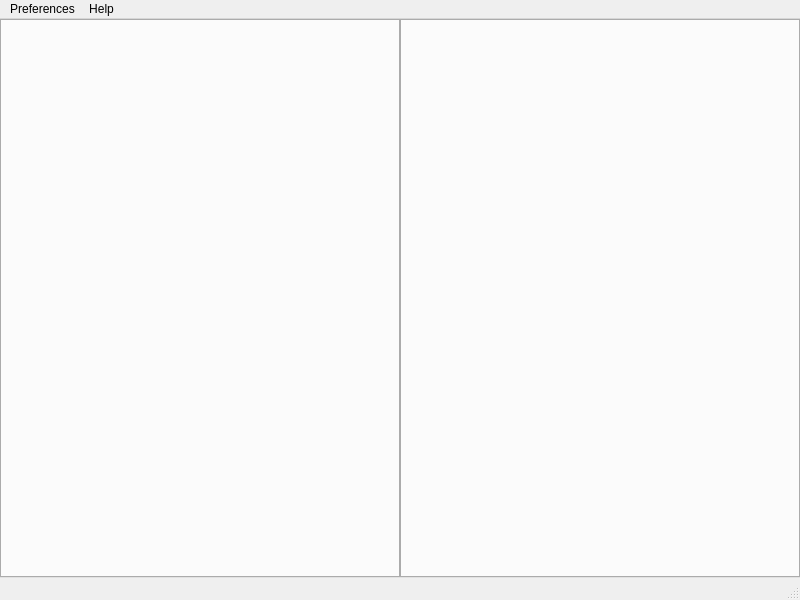
<?xml version="1.0" encoding="UTF-8"?>
<ui version="4.0">
 <class>MainWindow</class>
 <widget class="QMainWindow" name="MainWindow">
  <property name="geometry">
   <rect>
    <x>0</x>
    <y>0</y>
    <width>800</width>
    <height>600</height>
   </rect>
  </property>
  <property name="windowTitle">
   <string>Total Finder</string>
  </property>
  <property name="unifiedTitleAndToolBarOnMac">
   <bool>true</bool>
  </property>
  <widget class="QWidget" name="centralwidget">
   <layout class="QVBoxLayout" name="verticalLayout">
    <property name="spacing">
     <number>0</number>
    </property>
    <property name="leftMargin">
     <number>0</number>
    </property>
    <property name="topMargin">
     <number>0</number>
    </property>
    <property name="rightMargin">
     <number>0</number>
    </property>
    <property name="bottomMargin">
     <number>0</number>
    </property>
    <item>
     <widget class="QWidget" name="widget" native="true">
      <layout class="QHBoxLayout" name="horizontalLayout">
       <property name="spacing">
        <number>0</number>
       </property>
       <property name="leftMargin">
        <number>0</number>
       </property>
       <property name="topMargin">
        <number>0</number>
       </property>
       <property name="rightMargin">
        <number>0</number>
       </property>
       <property name="bottomMargin">
        <number>0</number>
       </property>
       <item>
        <widget class="TotalFinder::MyTabWidget" name="LeftTabs">
         <property name="styleSheet">
          <string notr="true">QTabWidget::pane {
   position: absolute;
}

QTabWidget::tab-bar {
    alignment: center;
    min-width: 15000px;
    border: 1px solid red;
}

QTabBar::tab {
    min-width: 8ex;
    padding: 2px;
    text-align: center;
    color: rgb(63, 63, 80);
    border-right: 1px solid rgb(154, 154, 154);
    background-color: rgb(184, 184, 183);
}

QTabBar::tab:selected {
  background-color: rgb(204, 204, 203);
}
</string>
         </property>
         <property name="tabPosition">
          <enum>QTabWidget::North</enum>
         </property>
         <property name="tabShape">
          <enum>QTabWidget::Rounded</enum>
         </property>
         <property name="currentIndex">
          <number>-1</number>
         </property>
         <property name="usesScrollButtons">
          <bool>true</bool>
         </property>
         <property name="tabsClosable">
          <bool>true</bool>
         </property>
         <property name="movable">
          <bool>true</bool>
         </property>
        </widget>
       </item>
       <item>
        <widget class="TotalFinder::MyTabWidget" name="RightTabs">
         <property name="styleSheet">
          <string notr="true">QTabWidget::pane {
   position: absolute;
}

QTabWidget::tab-bar {
    alignment: center;
    min-width: 15000px;
    border: 1px solid red;
}

QTabBar::tab {
    min-width: 8ex;
    padding: 2px;
    text-align: center;
    color: rgb(63, 63, 80);
    border-right: 1px solid rgb(154, 154, 154);
    background-color: rgb(184, 184, 183);
}

QTabBar::tab:selected {
  background-color: rgb(204, 204, 203);
}
</string>
         </property>
         <property name="currentIndex">
          <number>-1</number>
         </property>
         <property name="elideMode">
          <enum>Qt::ElideRight</enum>
         </property>
         <property name="usesScrollButtons">
          <bool>true</bool>
         </property>
         <property name="tabsClosable">
          <bool>false</bool>
         </property>
         <property name="movable">
          <bool>true</bool>
         </property>
        </widget>
       </item>
      </layout>
     </widget>
    </item>
   </layout>
  </widget>
  <widget class="QMenuBar" name="menubar">
   <property name="geometry">
    <rect>
     <x>0</x>
     <y>0</y>
     <width>800</width>
     <height>22</height>
    </rect>
   </property>
   <widget class="QMenu" name="menuTF">
    <property name="title">
     <string>Preferences</string>
    </property>
    <addaction name="ActionPreferences"/>
   </widget>
   <widget class="QMenu" name="menuHelp">
    <property name="title">
     <string>Help</string>
    </property>
    <addaction name="ActionHelp"/>
    <addaction name="ActionAbout"/>
   </widget>
   <addaction name="menuTF"/>
   <addaction name="menuHelp"/>
  </widget>
  <widget class="QStatusBar" name="statusBar"/>
  <action name="actionSettings">
   <property name="text">
    <string>Preferences</string>
   </property>
  </action>
  <action name="actionTest_item">
   <property name="text">
    <string>test item</string>
   </property>
  </action>
  <action name="ActionPreferences">
   <property name="text">
    <string>Preferences</string>
   </property>
  </action>
  <action name="ActionHelp">
   <property name="text">
    <string>Keymap</string>
   </property>
  </action>
  <action name="ActionAbout">
   <property name="text">
    <string>About</string>
   </property>
  </action>
 </widget>
 <customwidgets>
  <customwidget>
   <class>TotalFinder::MyTabWidget</class>
   <extends>QTabWidget</extends>
   <header>tab_manager.h</header>
   <container>1</container>
  </customwidget>
 </customwidgets>
 <resources/>
 <connections/>
</ui>
